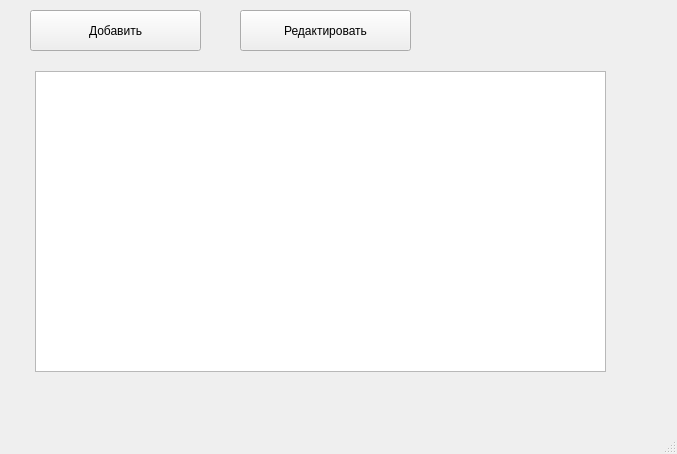
<?xml version="1.0" encoding="UTF-8"?>
<ui version="4.0">
 <class>MainWindow</class>
 <widget class="QMainWindow" name="MainWindow">
  <property name="geometry">
   <rect>
    <x>0</x>
    <y>0</y>
    <width>677</width>
    <height>454</height>
   </rect>
  </property>
  <property name="windowTitle">
   <string>MainWindow</string>
  </property>
  <widget class="QWidget" name="centralwidget">
   <widget class="QTableWidget" name="tableWidget">
    <property name="geometry">
     <rect>
      <x>35</x>
      <y>71</y>
      <width>571</width>
      <height>301</height>
     </rect>
    </property>
   </widget>
   <widget class="QPushButton" name="add">
    <property name="geometry">
     <rect>
      <x>30</x>
      <y>10</y>
      <width>171</width>
      <height>41</height>
     </rect>
    </property>
    <property name="text">
     <string>Добавить</string>
    </property>
   </widget>
   <widget class="QPushButton" name="redaction">
    <property name="geometry">
     <rect>
      <x>240</x>
      <y>10</y>
      <width>171</width>
      <height>41</height>
     </rect>
    </property>
    <property name="text">
     <string>Редактировать</string>
    </property>
   </widget>
  </widget>
  <widget class="QMenuBar" name="menubar">
   <property name="geometry">
    <rect>
     <x>0</x>
     <y>0</y>
     <width>677</width>
     <height>22</height>
    </rect>
   </property>
  </widget>
  <widget class="QStatusBar" name="statusbar"/>
 </widget>
 <resources/>
 <connections/>
</ui>
